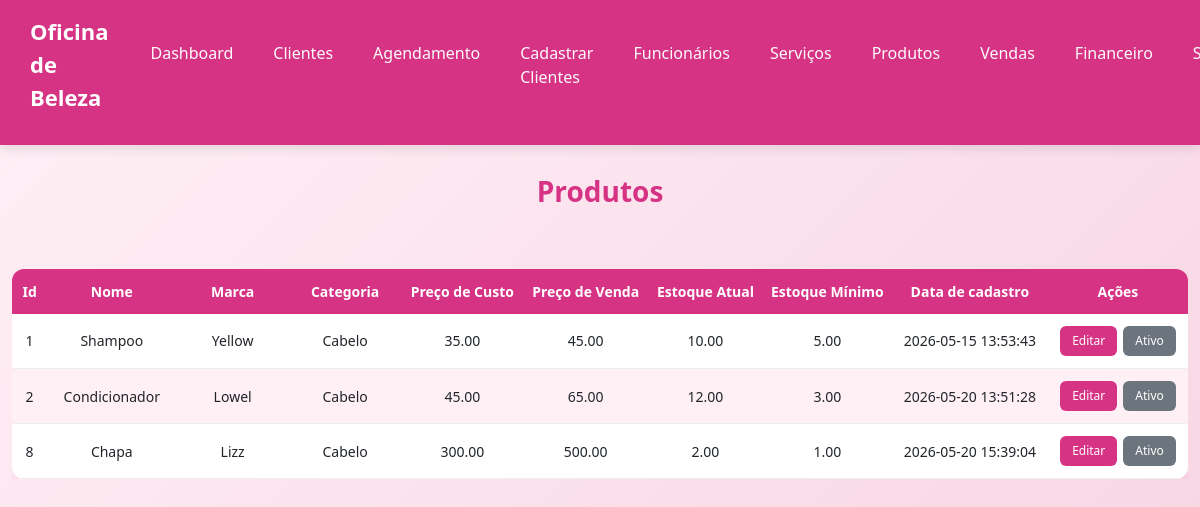
/produtos-lista.php, run on an earlier commit of the app's database.
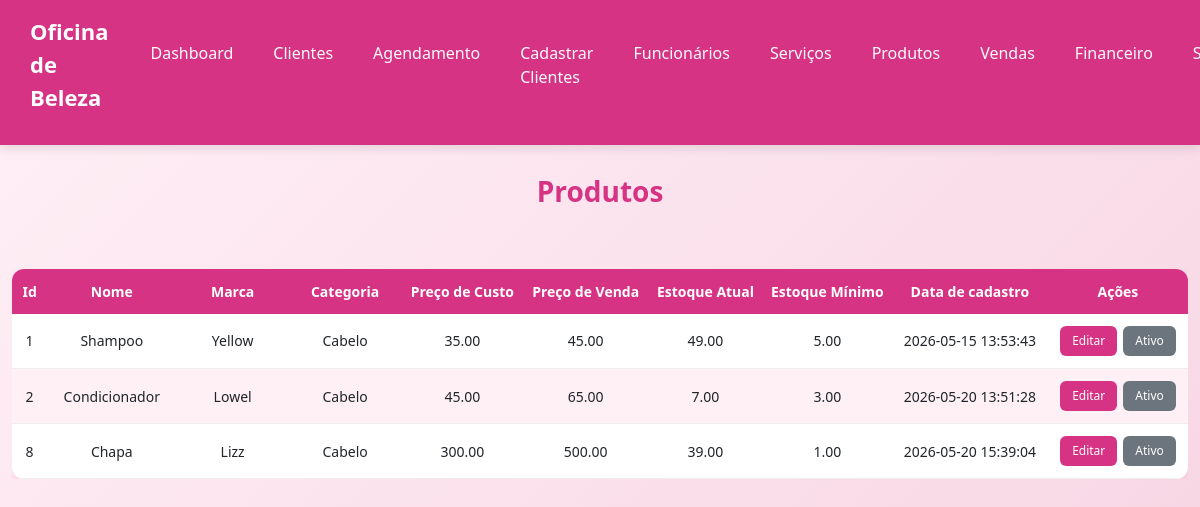
And on a later commit of the database.
### tables this page shows
CREATE TABLE IF NOT EXISTS `tb_produto` (
  `id` int(11) NOT NULL AUTO_INCREMENT,
  `nome` varchar(200) NOT NULL,
  `marca` varchar(200) NOT NULL,
  `categoria` enum('Cabelo','Unha','Estética') NOT NULL,
  `preco_custo` decimal(10,2) NOT NULL,
  `preco_venda` decimal(10,2) NOT NULL,
  `estoque_atual` decimal(10,2) NOT NULL,
  `estoque_minimo` decimal(10,2) NOT NULL,
  `data_cadastro` datetime NOT NULL DEFAULT current_timestamp(),
  `ativo` tinyint(4) NOT NULL DEFAULT 1,
  PRIMARY KEY (`id`)
);

### produtos-lista.php (the view, shortened to what this page needs)
<?php
try {
    $conexao = new PDO("mysql:host=" . SERVIDOR . ";dbname=" . BANCO . ";charset=utf8", USUARIO, SENHA);
    $conexao->setAttribute(PDO::ATTR_ERRMODE, PDO::ERRMODE_EXCEPTION);
    $sql = "SELECT * FROM tb_produto";
    $comando = $conexao->prepare($sql);
    $comando->execute();
    $produtos = $comando->fetchAll(PDO::FETCH_ASSOC);
} catch (PDOException $erro) {
    echo "Erro ao conectar no banco de dados" . $erro->getMessage();
}
?>
<!DOCTYPE html>
<html lang="pt-br">
<head>
    <link rel="stylesheet" href="assets/css/style.css" />
    <link rel="stylesheet" href="assets/css/produto/produto.css">
    <link rel="stylesheet" href="assets/css/produto/produto-lista.css">
    <link rel="stylesheet" href="assets/css/clientes-lista.css">
    <link rel="stylesheet" href="https://cdn.jsdelivr.net/npm/bootstrap-icons@1.11.3/font/bootstrap-icons.min.css">
    <link rel="stylesheet" href="https://cdnjs.cloudflare.com/ajax/libs/twitter-bootstrap/5.3.3/css/bootstrap.min.css">
    <link rel="stylesheet" href="https://cdn.datatables.net/2.3.8/css/dataTables.bootstrap5.css">
</head>
<body>
    <?php require_once 'includes/header.php';
    ?>
    <main>
        <h1 class="titulo-pagina">Produtos</h1>
        <div class="table-container">
            <table id="listagem-produto">
                <thead>
                    <tr>
                        <th>Id</th>
                        <th>Nome</th>
                        <th>Marca</th>
                        <th>Categoria</th>
                        <th>Preço de Custo</th>
                        <th>Preço de Venda</th>
                        <th>Estoque Atual</th>
                        <th>Estoque Mínimo</th>
                        <th>Data de cadastro</th>
                        <th>Ações</th>
                    </tr>
                </thead>
                <tbody>
                    <?php
                    foreach ($produtos as $produto):
                    ?>
                        <tr>
                            <td><?php echo $produto['id']; ?></td>
                            <td><?php echo $produto['nome']; ?></td>
                            <td><?php echo $produto['marca']; ?></td>
                            <td><?php echo $produto['categoria']; ?></td>
                            <td><?php echo $produto['preco_custo']; ?></td>
                            <td><?php echo $produto['preco_venda']; ?></td>
                            <td><?php echo $produto['estoque_atual']; ?></td>
                            <td><?php echo $produto['estoque_minimo']; ?></td>
                            <td><?php echo $produto['data_cadastro']; ?></td>
                            <td class="acoes">
                                <a class="table-btn editar" href="editar-produtos.php?id=<?php echo $produto['id']; ?>">Editar</a>
                                <a href="?alterarAtivo=<?php echo $produto['id']; ?>" onclick="return confirm('Deseja Alterar?')">
                                    <button class="table-btn status" type="button" class="<?php echo $produto['ativo'] == 1 ? 'ativo' : 'inativo'; ?>">
                                        <?php
                                        if ($produto['ativo'] == 1) {
                                            echo "Ativo";
                                        } else
                                            echo "Inativo";
                                        ?>
                                    </button>
                                </a>
                            </td>
                        </tr>
                    <?php
                    endforeach;
                    ?>
                </tbody>
            </table>
        </div>
    </main>
</body>
</html>

What changed in the data, as far as the page shows it:
changed tb_produto "Shampoo": estoque_atual "10.00" → "49.00"
changed tb_produto "Condicionador": estoque_atual "12.00" → "7.00"
changed tb_produto "Chapa": estoque_atual "2.00" → "39.00"
